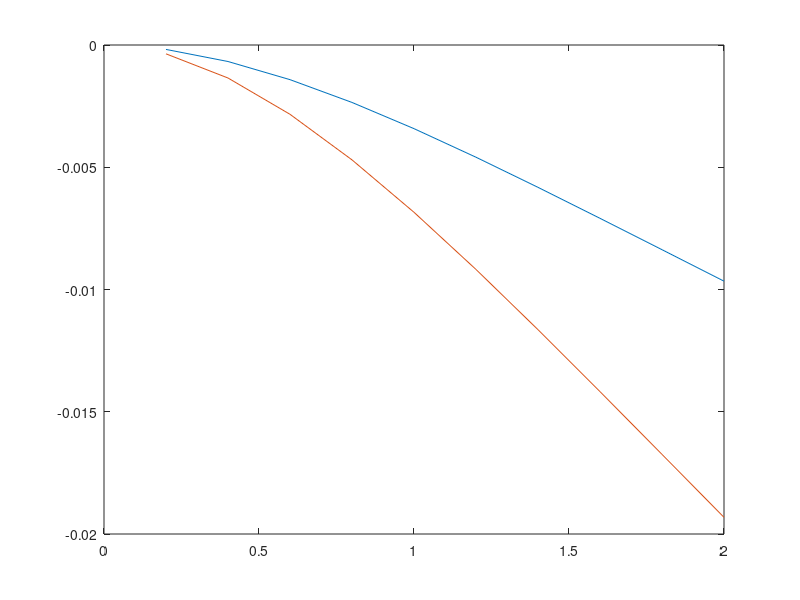

MATLAB code to generate this figure:
L = 2;
n = 10;
E = 1.3 * 10 ^ 10;
w = 0.3;
d = 0.03;
g = 9.81;
I = w * d^3/12;
h = L / n;

a = [1, -4, 6, -4, 1];
A = sparse(n, n);
A(1, 1) = 16;
A(1, 2) = -9;
A(1, 3) = 8/3;
A(1, 4) = -1/4;

A(2, 1) = -4;
A(2, 2) = 6;
A(2, 3) = -4;
A(2, 4) = 1;

for i=3:n-2
    k = i - 2;
    for j=1:5
        A(i, k) = a(j);
        k = k + 1;
    end
end

A(n-1, n-3) = 16/17;
A(n-1, n-2) = -60/17;
A(n-1, n-1) = 72/17;
A(n-1, n) = -28/17;
A(n, n-3) = -12/17;
A(n, n-2) = 96/17;
A(n, n-1) = -156/17;
A(n, n) = 72/17;

b = [];
for i=1:n
    b(i) = -480 * w * d * g * (h^4/(E * I));
end
b = b';

y = A \ b;
y = y';
x = 0.2:h: 2;

b2 = [];
w = 0.6
for i=1:n
    b2(i) = -480 * w * d * g * (h^4/(E * I));
end
b2 = b2';
y2= A \ b2;

figure
plot(x, y, x, y2)